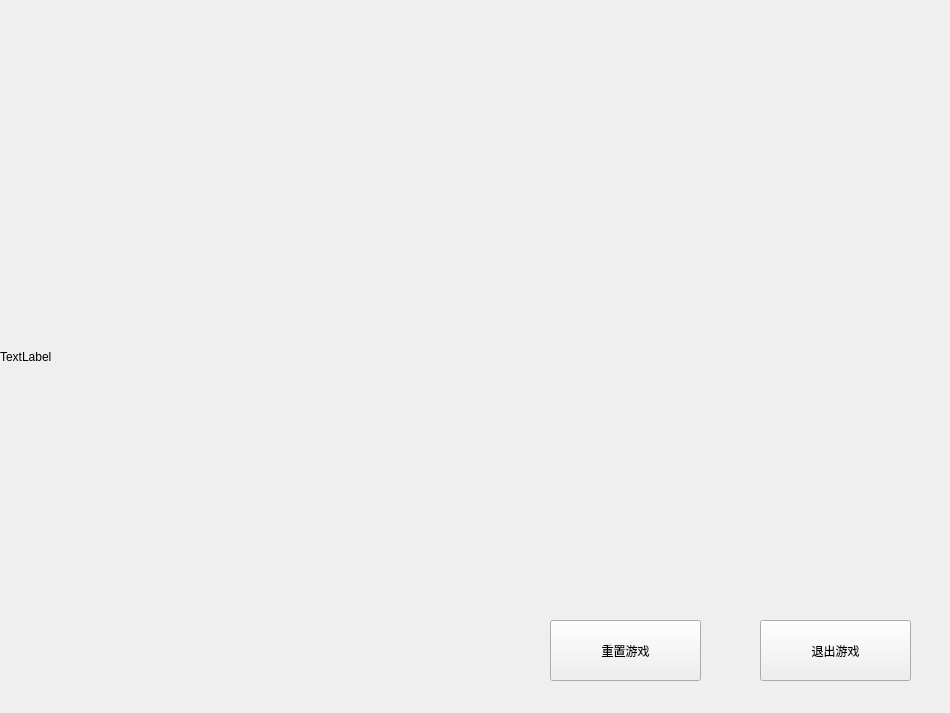
<?xml version="1.0" encoding="UTF-8"?>
<ui version="4.0">
 <class>Ending</class>
 <widget class="QWidget" name="Ending">
  <property name="geometry">
   <rect>
    <x>0</x>
    <y>0</y>
    <width>950</width>
    <height>713</height>
   </rect>
  </property>
  <property name="minimumSize">
   <size>
    <width>950</width>
    <height>713</height>
   </size>
  </property>
  <property name="maximumSize">
   <size>
    <width>950</width>
    <height>713</height>
   </size>
  </property>
  <property name="windowTitle">
   <string>Form</string>
  </property>
  <widget class="QPushButton" name="pushButton">
   <property name="geometry">
    <rect>
     <x>550</x>
     <y>620</y>
     <width>151</width>
     <height>61</height>
    </rect>
   </property>
   <property name="text">
    <string>重置游戏</string>
   </property>
  </widget>
  <widget class="QPushButton" name="exitButton">
   <property name="geometry">
    <rect>
     <x>760</x>
     <y>620</y>
     <width>151</width>
     <height>61</height>
    </rect>
   </property>
   <property name="text">
    <string>退出游戏</string>
   </property>
  </widget>
  <widget class="QLabel" name="back_label">
   <property name="geometry">
    <rect>
     <x>0</x>
     <y>0</y>
     <width>950</width>
     <height>713</height>
    </rect>
   </property>
   <property name="text">
    <string>TextLabel</string>
   </property>
  </widget>
 </widget>
 <resources/>
 <connections/>
</ui>
